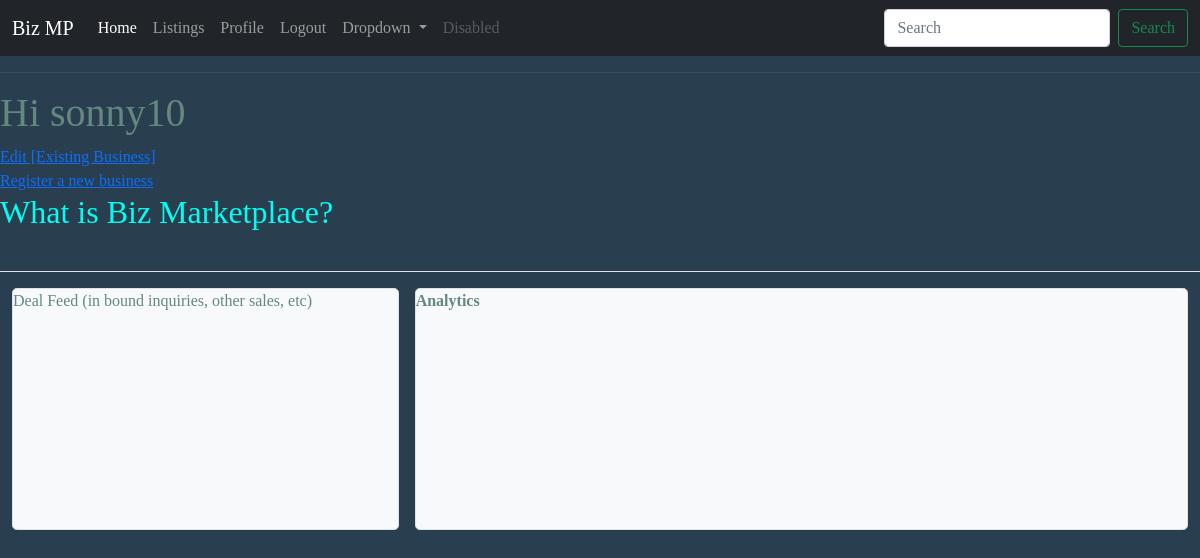
Page /user/sonny6 (signed in) on the earlier database version.
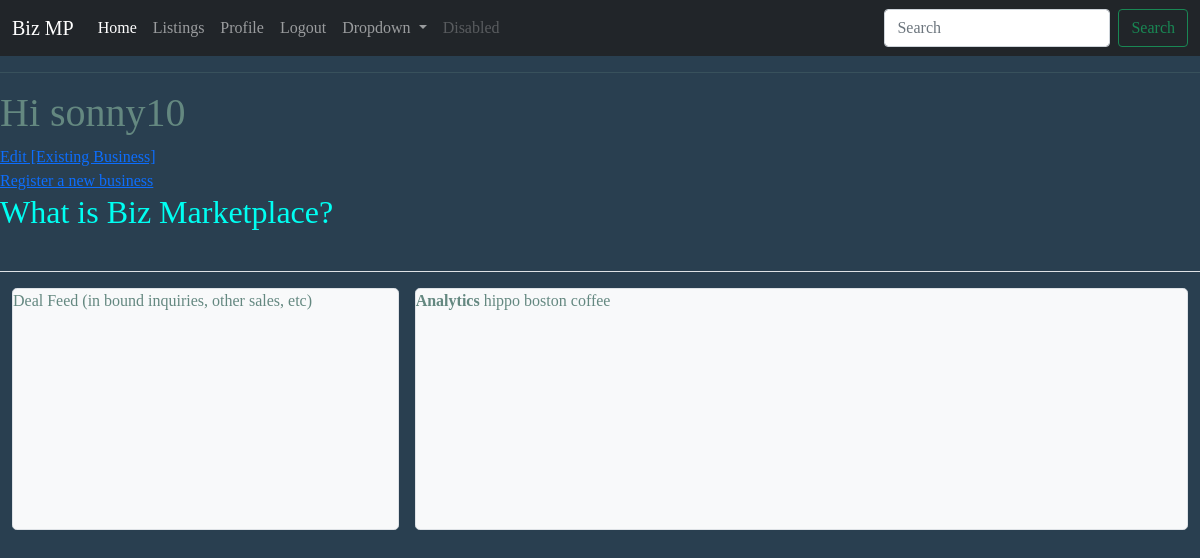
Same page on the later database version.
### app/models.py (models this page shows, shortened)
class Listings(db.Model):
    __tablename__ ="listings"
    id = db.Column(db.Integer, primary_key=True)
    bizname = db.Column(db.String(64), index=True)
    city = db.Column(db.String(64))
    country = db.Column(db.String(64))
    description = db.Column(db.String(64))
    user_id = db.Column(db.Integer, db.ForeignKey('users.id'))

### app/main/routes.py (the view)
@bp.route('/user/<username>')
@login_required
def user(username):
    if current_user.is_authenticated:
        listings = Listings.query.join(Users).filter(Users.username==username)
        user = Users.query.filter_by(username=username).first_or_404()
        return render_template('user.html',user=user,listings=listings)

### app/models.py (called while the page is built)
@login.user_loader
def load_user(id):
    return Users.query.get(int(id))

### app/templates/user.html (shortened to what this page needs)
{% extends "base.html" %}
{% block content %}
<head>
    <link href="https://cdn.jsdelivr.net/npm/bootstrap@5.1.3/dist/css/bootstrap.min.css" rel="stylesheet">
    <link rel="stylesheet" type="text/css" href="/static/styles.css">
</head>
<h1> Hi {{current_user.username}}</h1>
<a href="edit.html"> Edit [Existing Business]</a> <br>
<a href="{{ url_for('auth.newbiz') }}"> Register a new business</a>
<h2> What is Biz Marketplace? </h2>
<header class="py-3 mb-3 border-bottom">
</header>
<div class="container-fluid pb-3">
    <div class="d-grid gap-3" style="grid-template-columns: 1fr 2fr;">
      <div class="bg-light border rounded-3">
        Deal Feed (in bound inquiries, other sales, etc)
        <br><br><br><br><br><br><br><br><br><br>
      </div>
      <div class="bg-light border rounded-3">
        <strong>Analytics </strong>
        {% for listing in listings %}
        {{listing.bizname}} {{listing.city}} {{listing.description}}
        {% endfor %}
        <br><br><br><br><br><br><br><br><br><br>
      </div>
    </div>
  </div>
{% endblock %}

Differences in the rows shown:
added Listings: bizname "hippo", city "boston", description "coffee"
